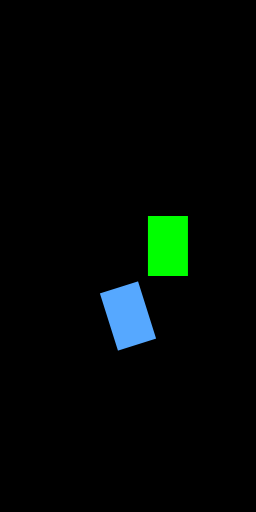
Frame 1 (no input)
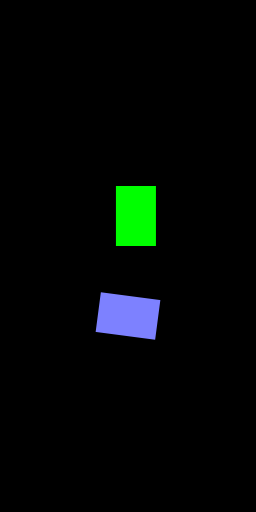
Frame 60 (the mouse pressed at the canvas centre just before this capture)
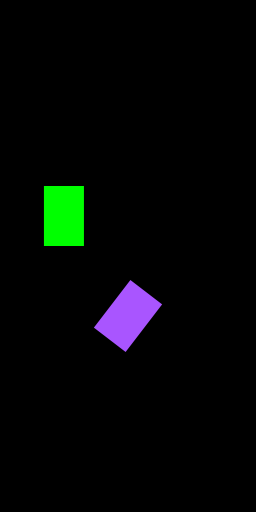
Frame 120 (the mouse held since frame 60 and released just before this capture)

The Processing sketch that drew these frames (run headless with seeded random() and noise(); from frame 60 on, the mouse is pressed at the canvas centre):

// Processing sketch: EsercizioBlocchi
// ── EsercizioBlocchi.pde
Block block;
AmazingBlock amBlock;

void setup(){
  size(256,512);
  reset();
}

void draw(){
  background(0);
  block.run();
  amBlock.run();
}

void reset(){
      block = new Block(random(60,width-60),height/2-40,40,60);
      amBlock = new AmazingBlock(random(60,width-60),height/2+40,40,60);
}

void keyPressed() {
  if (key == 'r' || key == 'R') {
    reset(); // REINIZIALIZZA gli oggetti, non pulisce solo lo schermo
  }
}

// ── AmazingBlock.pde
class AmazingBlock extends Block{
  float angle = random(0,360);
  
   AmazingBlock(float x, float y, float w, float h){
     super(x,y,w,h);
   }
  
    void display(){
      fill(angle%256, 255-angle%256, 255);
      noStroke();
      pushMatrix();
        translate(width/2, height/2+h);
        rotate(radians(angle));
        rectMode(CENTER);
        rect(0,0,w,h);
      popMatrix();
   }
  
    void move(){
    x += sx;
      if(x >= width || x+w/2 <= 0){
        sx = -sx;
      }
    angle += 5;
    }
  
  void run(){
    display();
    move();
  }
  
  
}

// ── Block.pde
class Block{
  float x, y, w, h;
  float sx = 4;
  
  Block(float x, float y, float w, float h){
    this.x = x;
    this.y = y;
    this.w = w;
    this.h = h;
  }
  
  void display(){
    fill(0,255,0);
    noStroke();
    rect(x,y,w,h);
   }
   
  void move(){
    x += sx;
      if(x >= width || x+w/2 <= 0){
        sx = -sx;
      }
  }
  
  void run(){
    display();
    move();
  }
}
